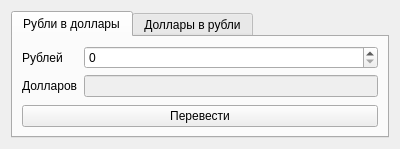
<?xml version="1.0" encoding="UTF-8"?>
<ui version="4.0">
 <class>Form</class>
 <widget class="QWidget" name="Form">
  <property name="geometry">
   <rect>
    <x>0</x>
    <y>0</y>
    <width>400</width>
    <height>148</height>
   </rect>
  </property>
  <property name="windowTitle">
   <string>Конвертер валют</string>
  </property>
  <layout class="QVBoxLayout" name="verticalLayout">
   <item>
    <widget class="QTabWidget" name="tabWidget">
     <property name="currentIndex">
      <number>0</number>
     </property>
     <widget class="QWidget" name="tab">
      <attribute name="title">
       <string>Рубли в доллары</string>
      </attribute>
      <layout class="QVBoxLayout" name="verticalLayout_2">
       <item>
        <layout class="QFormLayout" name="formLayout">
         <item row="0" column="0">
          <widget class="QLabel" name="label">
           <property name="text">
            <string>Рублей</string>
           </property>
          </widget>
         </item>
         <item row="1" column="0">
          <widget class="QLabel" name="label_2">
           <property name="text">
            <string>Долларов</string>
           </property>
          </widget>
         </item>
         <item row="1" column="1">
          <widget class="QLineEdit" name="dollars">
           <property name="enabled">
            <bool>false</bool>
           </property>
          </widget>
         </item>
         <item row="0" column="1">
          <widget class="QSpinBox" name="rubEdit">
           <property name="maximum">
            <number>1000000000</number>
           </property>
           <property name="singleStep">
            <number>10</number>
           </property>
          </widget>
         </item>
        </layout>
       </item>
       <item>
        <widget class="QPushButton" name="pushButton">
         <property name="text">
          <string>Перевести</string>
         </property>
        </widget>
       </item>
      </layout>
     </widget>
     <widget class="QWidget" name="tab_2">
      <attribute name="title">
       <string>Доллары в рубли</string>
      </attribute>
      <layout class="QVBoxLayout" name="verticalLayout_3">
       <item>
        <layout class="QFormLayout" name="formLayout_2">
         <item row="0" column="0">
          <widget class="QLabel" name="label_3">
           <property name="text">
            <string>Долларов</string>
           </property>
          </widget>
         </item>
         <item row="0" column="1">
          <widget class="QSpinBox" name="dolEdit">
           <property name="maximum">
            <number>1000000000</number>
           </property>
           <property name="singleStep">
            <number>10</number>
           </property>
          </widget>
         </item>
         <item row="1" column="0">
          <widget class="QLabel" name="label_4">
           <property name="text">
            <string>Рублей</string>
           </property>
          </widget>
         </item>
         <item row="1" column="1">
          <widget class="QLineEdit" name="rubles">
           <property name="enabled">
            <bool>false</bool>
           </property>
          </widget>
         </item>
        </layout>
       </item>
       <item>
        <widget class="QPushButton" name="pushButton_2">
         <property name="text">
          <string>Перевести</string>
         </property>
        </widget>
       </item>
      </layout>
     </widget>
    </widget>
   </item>
  </layout>
 </widget>
 <resources/>
 <connections/>
</ui>
